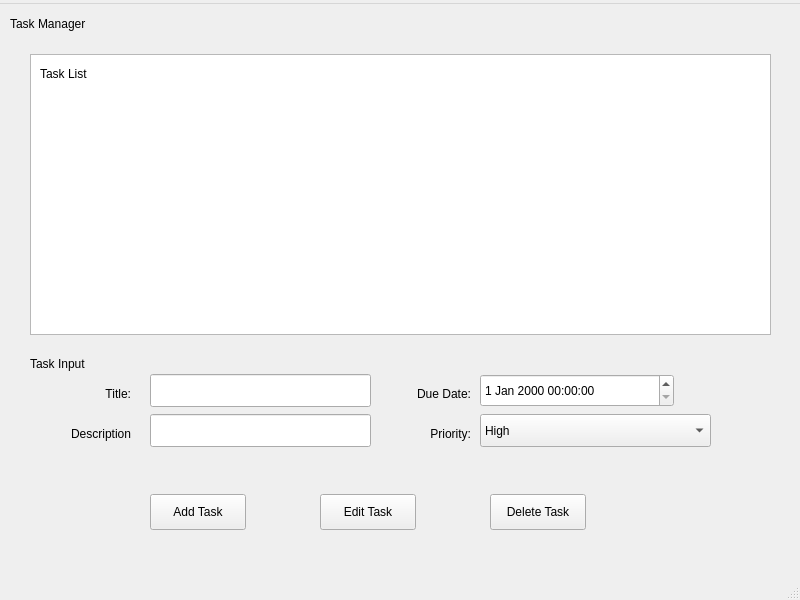
<?xml version="1.0" encoding="UTF-8"?>
<ui version="4.0">
 <class>MainWindow</class>
 <widget class="QMainWindow" name="MainWindow">
  <property name="geometry">
   <rect>
    <x>0</x>
    <y>0</y>
    <width>800</width>
    <height>600</height>
   </rect>
  </property>
  <property name="focusPolicy">
   <enum>Qt::TabFocus</enum>
  </property>
  <property name="windowTitle">
   <string>qt-TaskManager</string>
  </property>
  <widget class="QWidget" name="centralwidget">
   <widget class="QTableWidget" name="taskListWidget">
    <property name="geometry">
     <rect>
      <x>30</x>
      <y>50</y>
      <width>741</width>
      <height>281</height>
     </rect>
    </property>
   </widget>
   <widget class="QLabel" name="taskListLabel">
    <property name="geometry">
     <rect>
      <x>40</x>
      <y>60</y>
      <width>71</width>
      <height>19</height>
     </rect>
    </property>
    <property name="text">
     <string>Task List</string>
    </property>
   </widget>
   <widget class="QLabel" name="label">
    <property name="geometry">
     <rect>
      <x>30</x>
      <y>350</y>
      <width>111</width>
      <height>19</height>
     </rect>
    </property>
    <property name="text">
     <string>Task Input</string>
    </property>
   </widget>
   <widget class="QLabel" name="label_2">
    <property name="geometry">
     <rect>
      <x>60</x>
      <y>380</y>
      <width>71</width>
      <height>19</height>
     </rect>
    </property>
    <property name="text">
     <string>Title:</string>
    </property>
    <property name="alignment">
     <set>Qt::AlignRight|Qt::AlignTrailing|Qt::AlignVCenter</set>
    </property>
   </widget>
   <widget class="QLabel" name="label_3">
    <property name="geometry">
     <rect>
      <x>400</x>
      <y>380</y>
      <width>71</width>
      <height>19</height>
     </rect>
    </property>
    <property name="text">
     <string>Due Date:</string>
    </property>
    <property name="alignment">
     <set>Qt::AlignRight|Qt::AlignTrailing|Qt::AlignVCenter</set>
    </property>
   </widget>
   <widget class="QLabel" name="label_4">
    <property name="geometry">
     <rect>
      <x>400</x>
      <y>420</y>
      <width>71</width>
      <height>19</height>
     </rect>
    </property>
    <property name="text">
     <string>Priority:</string>
    </property>
    <property name="alignment">
     <set>Qt::AlignRight|Qt::AlignTrailing|Qt::AlignVCenter</set>
    </property>
   </widget>
   <widget class="QLabel" name="label_5">
    <property name="geometry">
     <rect>
      <x>20</x>
      <y>420</y>
      <width>111</width>
      <height>20</height>
     </rect>
    </property>
    <property name="text">
     <string>Description</string>
    </property>
    <property name="alignment">
     <set>Qt::AlignRight|Qt::AlignTrailing|Qt::AlignVCenter</set>
    </property>
   </widget>
   <widget class="QPushButton" name="pushAddTaskButton">
    <property name="geometry">
     <rect>
      <x>150</x>
      <y>490</y>
      <width>96</width>
      <height>36</height>
     </rect>
    </property>
    <property name="text">
     <string>Add Task</string>
    </property>
   </widget>
   <widget class="QPushButton" name="pushEditTaskButton">
    <property name="geometry">
     <rect>
      <x>320</x>
      <y>490</y>
      <width>96</width>
      <height>36</height>
     </rect>
    </property>
    <property name="text">
     <string>Edit Task</string>
    </property>
   </widget>
   <widget class="QPushButton" name="pushDeleteTaskButton">
    <property name="geometry">
     <rect>
      <x>490</x>
      <y>490</y>
      <width>96</width>
      <height>36</height>
     </rect>
    </property>
    <property name="text">
     <string>Delete Task</string>
    </property>
   </widget>
   <widget class="QLabel" name="label_6">
    <property name="geometry">
     <rect>
      <x>10</x>
      <y>10</y>
      <width>131</width>
      <height>19</height>
     </rect>
    </property>
    <property name="text">
     <string>Task Manager</string>
    </property>
   </widget>
   <widget class="QComboBox" name="comboPriorityBox">
    <property name="geometry">
     <rect>
      <x>480</x>
      <y>410</y>
      <width>231</width>
      <height>33</height>
     </rect>
    </property>
    <property name="currentText">
     <string>High</string>
    </property>
    <item>
     <property name="text">
      <string>High</string>
     </property>
    </item>
    <item>
     <property name="text">
      <string>Medium</string>
     </property>
    </item>
    <item>
     <property name="text">
      <string>Low</string>
     </property>
    </item>
   </widget>
   <widget class="QDateTimeEdit" name="dateDueTimeEdit">
    <property name="geometry">
     <rect>
      <x>480</x>
      <y>370</y>
      <width>194</width>
      <height>33</height>
     </rect>
    </property>
   </widget>
   <widget class="QLineEdit" name="lineTitleEdit">
    <property name="geometry">
     <rect>
      <x>150</x>
      <y>370</y>
      <width>221</width>
      <height>33</height>
     </rect>
    </property>
   </widget>
   <widget class="QLineEdit" name="lineDescriptionEdit">
    <property name="geometry">
     <rect>
      <x>150</x>
      <y>410</y>
      <width>221</width>
      <height>33</height>
     </rect>
    </property>
   </widget>
  </widget>
  <widget class="QMenuBar" name="menubar">
   <property name="geometry">
    <rect>
     <x>0</x>
     <y>0</y>
     <width>800</width>
     <height>31</height>
    </rect>
   </property>
   <widget class="QMenu" name="menu">
    <property name="title">
     <string/>
    </property>
   </widget>
   <addaction name="menu"/>
  </widget>
  <widget class="QStatusBar" name="statusbar"/>
 </widget>
 <resources/>
 <connections/>
</ui>
